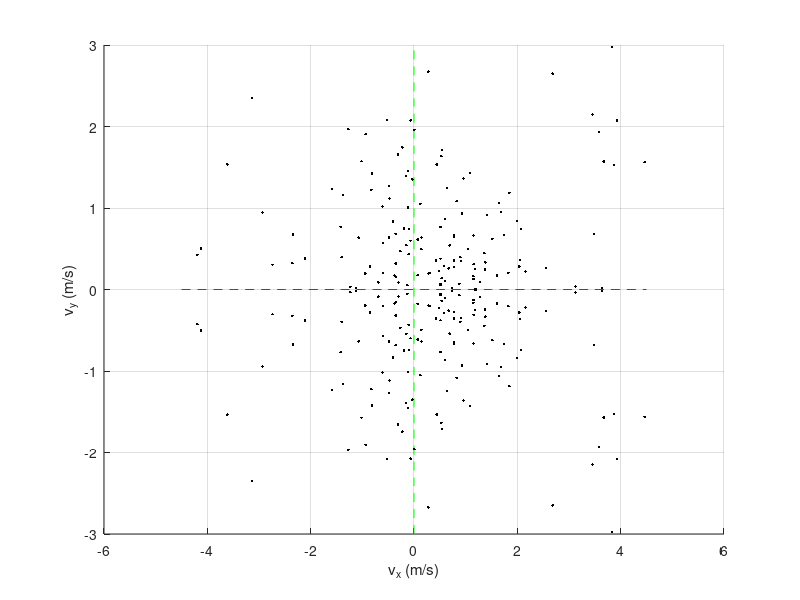

Write MATLAB code to recreate this figure. (Note: this script raises an error after producing the figure.)
clear; clc;

%% 3D velocity command sweep
N_s = 500; % velocity command samples

vx_max = 4.5; % 4,5
vy_max = 3.0; % 3.5
omega_max = 7.0; % 7.5

cmd_sweep = zeros(1, 3);

%% load cmpc range
load("cmpc_cmds.mat")

%% sampling options

% for i = 1:N_s % Gaussian sampling
%     vx_samp = vx_max/3 * randn(1, 1);
%     vy_samp = vy_max/3 * randn(1, 1);
%     wz_samp = omega_max/3 * randn(1, 1);
%     cmd_sweep(i,:) = [vx_samp, vy_samp, wz_samp];
% end
% for i = 1:N_s % Uniform sampling
%     vx_samp = 2.*vx_max*(rand - 0.5);
%     vy_samp = 2.*vy_max*(rand - 0.5);
%     wz_samp = 2.*omega_max*(rand - 0.5);
%     vy_samp = vy_max*rand;
%     wz_samp = omega_max*rand;
%     cmd_sweep(i,:) = [vx_samp, vy_samp, wz_samp];
% end

N_success = length(cmpc_cmds.success(:,1));

j = 1;
for i = 1:N_s/4
    if (i > .8*N_s/4)
        cmd_sweep(i,:) = cmpc_cmds.fail_sorted(j, :);
        j = j+1;
    else
        cmd_sweep(i,:) = cmpc_cmds.success(i, :);
    end
end
tmp_1 = cmd_sweep; tmp_1(:,3) = cmd_sweep(:,3)*-1; 
cmd_sweep = [cmd_sweep; tmp_1];
tmp_2 = cmd_sweep; tmp_2(:,2) = cmd_sweep(:,2)*-1; 
cmd_sweep = [cmd_sweep; tmp_2];

figure;
hold on; grid on;
xlabel('v_x (m/s)'); ylabel('v_y (m/s)'); zlabel('\omega_z (rad/s)')
plot3(linspace(-vx_max, vx_max, 10),zeros(1, 10),zeros(1, 10),'r--')
plot3(zeros(1, 10),linspace(-vy_max, vy_max, 10),zeros(1, 10),'g--')
plot3(zeros(1, 10), zeros(1, 10),linspace(-omega_max, omega_max, 10),'c--')
for i = 1:N_s
    plot3(cmd_sweep(i, 1), cmd_sweep(i,2), cmd_sweep(i,3), 'k.')
end

%% save 3D command sweep
SAVE_CMD_SWEEP = true;
if SAVE_CMD_SWEEP
    writematrix(cmd_sweep, 'cmd_sweep.csv');
end

%% 2D velocity command slice
N_s = 200; 
vx_vy_sweep = zeros(N_s, 3);
vx_wz_sweep = zeros(N_s, 3);
vy_wz_sweep = zeros(N_s, 3);

for i = 1:N_s
    vx_samp = vx_max/2 * randn(1, 1);
    vy_samp = vy_max/2 * randn(1, 1);
    wz_samp = omega_max/2 * randn(1, 1);
    vx_vy_sweep(i,:) = [vx_samp, vy_samp, 0];
    vx_wz_sweep(i,:) = [vx_samp, 0, wz_samp];
    vy_wz_sweep(i,:) = [0, vy_samp, wz_samp];
end

f = figure; f.Position = [500 100 2500 750];
subplot(1,3,1); hold on; grid on; axis equal;
xlabel('v_x (m/s)'); ylabel('v_y (m/s)')
xline(0); yline(0);
plot(vx_vy_sweep(:,1), vx_vy_sweep(:,2), 'bo')

subplot(1,3,2); hold on; grid on; axis equal;
xlabel('v_x (m/s)'); ylabel('\omega_z (rad/s)')
xline(0); yline(0);
plot(vx_wz_sweep(:,1), vx_wz_sweep(:,3), 'bo')

subplot(1,3,3); hold on; grid on; axis equal;
xlabel('v_y (m/s)'); ylabel('\omega_z (rad/s)')
xline(0); yline(0);
plot(vy_wz_sweep(:,2), vy_wz_sweep(:,3), 'bo')


%% save 2D command slices
SAVE_CMD_SLICE = false;
if SAVE_CMD_SLICE
    writematrix(vx_vy_sweep, 'vx_vy_sweep.csv');
    writematrix(vx_wz_sweep, 'vx_wz_sweep.csv');
    writematrix(vy_wz_sweep, 'vy_wz_sweep.csv');
end
